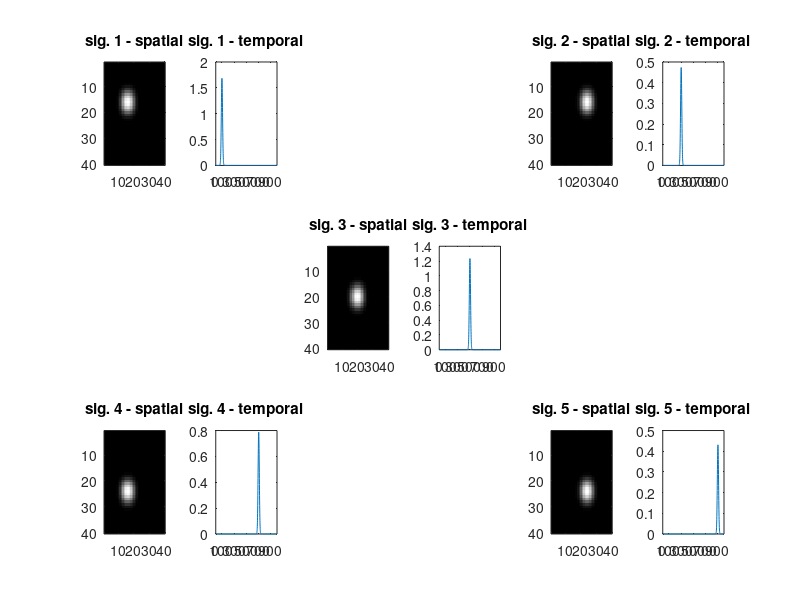
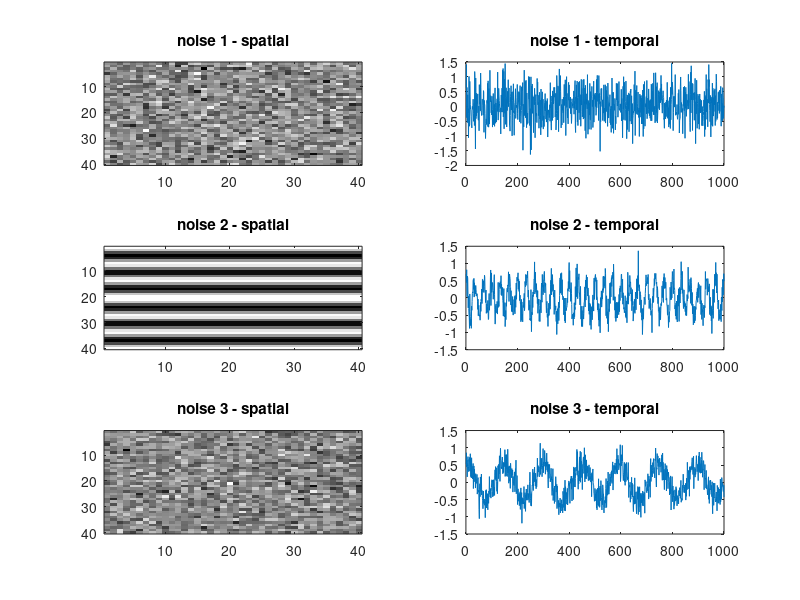

Here is the MATLAB script that generated these plots, in order: (Note: this script raises an error after producing the figures.)
%% %%%%%%%%%%%%%%%%%%%%%%%%%%%% SIMULATION %%%%%%%%%%%%%%%%%%%%%%%%%%%%%
clear; close all; 
addpath("C:\Users\orica\Dropbox\fcns_and_decript");
addpath('C:\Users\orica\Dropbox\master degree\codes');
global fs 
T = 1000; fs = 100;
P = 1600;
m = sqrt(P);
signals = struct;
noises = struct;
% colors = [0 0 1; 0 1 0; 0 1 1; 1 0 0; 1 0 1];
stim_time = 10:20:90;
noiseSig = 0.5; % STD of the noise, change to 0.3 for theoretical SNR = 0 
runSummary = cell(4,1);
%% construct signals
[I,J] = ndgrid(1:m,1:m); r = 4; 
locs = [0.25 0.25; 0.25 0.75; 0.5 0.5; 0.75 0.25; 0.75 0.75]; 
locs = [0.4 0.4; 0.4 0.6; 0.5 0.5; 0.6 0.4; 0.6 0.6]; 
DC = 0.02; 
figure;ind2plot = [1,5,9,13,17];
amp = rand(1,5)*2; % [1.63 1.81 0.25 1.83 1.26
for i=1:5
    signals(i).time = amp(i)/0.4*normpdf(0:0.1:(T-1)/10,stim_time(i),1);
    signals(i).space = imgaussfilt(double((I-m*locs(i,1)).^2+(J-m*locs(i,2)).^2<r^2),sqrt(r))+DC; % what is larger than r^2 is 1 (white), what is smaller is 0 (black)
    subplot(3,6,ind2plot(i)) 
    imagesc(signals(i).space); colormap(gray);
    title(['sig. ' num2str(i) ' - spatial']);
    subplot(3,6,ind2plot(i)+1)
    plot(signals(i).time);
    title(['sig. ' num2str(i) ' - temporal']);
    xticks([0 100:200:T]);
end
% figure;imagesc(signals(1).space +signals(2).space +signals(3).space +signals(4).space +signals(5).space);
%% construct noise
t = linspace(0,(T-1)./fs,T);
[I1,I2] = ndgrid([repmat(linspace(0,2*pi,m/2),1,2)]',[repmat(linspace(0,2*pi,m/2),1,2)]);
noises(1).time = normrnd(0,noiseSig,T,1);
noises(1).space = normrnd(0,1,m,m);%cos(I1);
noises(2).time = noiseSig*cos(2*pi*3.*t')+normrnd(0,noiseSig/2,T,1);
noises(2).space = cos(3.*I1);
noises(3).time = noiseSig*cos(2*pi*0.67.*t')+normrnd(0,noiseSig/2,T,1);
noises(3).space = normrnd(0,1,m,m);
figure; ind2plot = [1,3,5];
for i=1:length(noises)
    subplot(3,2,ind2plot(i))
    imagesc(noises(i).space); colormap(gray);
    title(['noise ' num2str(i) ' - spatial']);
    subplot(3,2,ind2plot(i)+1)
    plot(noises(i).time);
    title(['noise ' num2str(i) ' - temporal']);
end
%% construct Z and show 9 frames
Z = zeros(m*m,T); % preallocate memory
for i = 1:T
    Z(:,i) = reshape( ...
        signals(1).time(i)*signals(1).space+signals(2).time(i)*signals(2).space+...
        signals(3).time(i)*signals(3).space+signals(4).time(i)*signals(4).space+...
        signals(5).time(i)*signals(5).space+...
        noises(1).time(i)*noises(1).space+...
        noises(2).time(i)*noises(2).space+...
        noises(3).time(i)*noises(3).space...
        ,[],1);
end
% for i=1:size(Z,1) % iterate pixels and add exponential trend)
%     ZZ(i,:) = Z(i,:)+(0.5.*exp(-t./4));
% end
% figure; suptitle('the recorded signal (Z) at random frames');
% ind2show = sort([100;502;899;randi(1000,7,1)]);
% for i=1:length(ind2show)
%     subplot(2,5,i)
%     imshow(reshape(Z(:,ind2show(i)),m,[])); colormap(gray);
%     title(['Frame #: ' num2str(ind2show(i))]);
% end
theoreticalSig = zeros(length(signals(1).time),length(signals));
for i=1:length(signals)
    theoreticalSig(:,i) = normpdf(0:0.1:(T-1)/10,stim_time(i),1);
end
[ZZ,ZZZ,ZZZZ,betas] = GLM_VSDI(Z,[0.67 3],theoreticalSig);
mapGLM = rshp(betas(6:end,:)');
retinotopicMapGLM = retinotopicMapFromIndividualMaps(mapGLM,2);
%% calc performance measures between theoretical signal and plain average 
for i=1:length(signals)
    [~,I] = max(signals(i).time);
    mapORIG(:,:,i) = reshape(mean(ZZ(:,I-25:I+25),2),40,40);
    [origMSE(i),origPSNR(i),origCNR(i),origMSSIM(i),origCorr(i),origCP(i)] = getPerformance( mapORIG(:,:,i),signals(i).space,signals(i).space~=DC,signals(i).space==DC);
%     figure;imagesc(reshape(mean(Z(:,I-25:I+25),2),40,40));
end
retinotopicMapOrig = retinotopicMapFromIndividualMaps(mapORIG,2);
%% ============================= TSCA ===================================
noiseNew.time = eye(T)/T; noiseNew.space = []; map = zeros(m,m,length(signals));
noise2New.time = createToeplitz(0.67,0.1,1,1,T); noise2New.space = [];%cos(2*pi*3.*t')+normrnd(0,noiseSig/2,T,1);
noise3New.time = createToeplitz(3,0.1,1,1,T); noise3New.space = [];%cos(2*pi*0.67.*t')+normrnd(0,noiseSig/2,T,1);
for i=1:length(signals)
    sig.time = normpdf(0:0.1:(T-1)/10,stim_time(i),1);
%     [projected,components,D,Alpha,output] = tscaFunc(Z - mean(Z(:)),sig,[noiseNew noise2New noise3New],[1 -0.2*ones(1,3)],100,1);
    [projected,components,D,Alpha,output] = tscaFunc(ZZZ - mean(ZZZ(:)),sig,[noiseNew],[1 -0.2*ones(1,1)],100,1);
%     [projected,components,D,Alpha,output] = tscaFunc(Z - mean(Z(:)),sig,[noiseNew noise2New noise3New signals(setdiff(1:5,i))],[1 -0.2*ones(1,7)],100,1);
%     tscaAnalyze(output,3,[],4,T);
    [correlation(i),I] = max(corr(abs(projected'),sig.time')); % get the index of component with highest correlation to original signal
    map(:,:,i) = abs(reshape(components(:,I),m,m));
    [tscaMSE(i),tscaPSNR(i),tscaCNR(i),tscaMSSIM(i),tscaCorr(i),tscaCP(i)] = getPerformance(map(:,:,i),signals(i).space,signals(i).space~=DC,signals(i).space==DC);
end
retinotopicMapTSCA = retinotopicMapFromIndividualMaps(map,correlation,2);
% [maxmap,maxind] = max(map,[],3); maxmap = maxmap(:); maxind = maxind(:);
% % map22 = colors(maxind,:); map22(maxmap(:)< prctile(maxmap(:),70),:) = repmat([0 0 0],length(find(maxmap(:)< prctile(maxmap(:),70))),1);
% retinotopicMap = hsv2rgb(maxind/length(unique(maxind)),ones(size(maxind)),(maxmap-min(maxmap))./(max(maxmap)-min(maxmap)));
% figure;imagesc(reshape(retinotopicMap,40,40,3));
%% ========================== Nadav's method ===========================
mapN = zeros(m,m,length(signals));
for i=1:length(signals)
    thisSig = ZZZ(:,stim_time(i)*10-99:stim_time(i)*10+100); 
    [ind_mx1 w_mx i_rx w_rx]=xplmts(thisSig,80,mean(thisSig(:)),[0.9 1.1],[mean(thisSig(:))+2*std(thisSig(:)) 30],3);
    mapN(:,:,i) = reshape(ind_mx1,40,40);
%     figure;imagesc(reshape(mapN(:,:,i),40,40));colormap(gray);
    [nadavMSE(i),nadavPSNR(i),nadavCNR(i),nadavMSSIM(i),nadavCorr(i),nadavCP(i)] = getPerformance(mapN(:,:,i),signals(i).space,signals(i).space~=DC,signals(i).space==DC);
end
retinotopicMapNADAV = retinotopicMapFromIndividualMaps(mapN,3);
%% ======================== Correlation method =========================
normalizedZ = (ZZ-mean(ZZ,2))./std(ZZ,[],2);
mapsCorr = normalizedZ*theoreticalSig; mapsCorr = rshp(mapsCorr);
retinotopicMapCorr = retinotopicMapFromIndividualMaps(mapsCorr,2);

%% ========================== T_max method =============================
refff = normpdf(0:0.1:(T-1)/10,10,1);
for i=1:size(ZZZ,1)
    [rtemp,lags] = xcorr(ZZZ(i,:),refff);
    [r(i),I] = max(rtemp);
    tmax(i) = lags(I);
end
tmax(r<mean(r)+0*std(r)) = -100;
A = tmax;
B = [-100, 0:200:800];  
[~,I] = min(abs(bsxfun(@minus,A,B')));
Anew = B(I);
for i=1:length(signals)
    temp = zeros(size(Anew))';
    temp(Anew == B(i+1)) = 1;
    temp(temp==1) = r(temp==1);
    mapT(:,:,i) = reshape(temp,40,40);
    [T_MSE(i),T_PSNR(i),T_CNR(i),T_MSSIM(i),T_corr(i),T_CP(i)] = getPerformance(mapT(:,:,i),signals(i).space,signals(i).space~=DC,signals(i).space==DC);
end
retinotopicMapTmax = retinotopicMapFromIndividualMaps(mapT,2,'Tmax',80);
% tmax2 = Anew';
% tmax2(tmax2>=0) = (tmax2(tmax2>=0)./100+2)./2; tmax22 = zeros(length(tmax2),3);% transform 0,200,400,600,800 to 1,2,3,4,5 
% tmax22(tmax2>0,:) = colors(tmax2(tmax2>0),:);
% figure;imagesc(reshape(tmax22,40,40,3));
% close all;
runSummary{1} = [origMSE;origPSNR;origCNR;origMSSIM;origCorr;origCP];
runSummary{2} = [nadavMSE;nadavPSNR;nadavCNR;nadavMSSIM;nadavCorr;nadavCP];
runSummary{3} = [tscaMSE;tscaPSNR;tscaCNR;tscaMSSIM;tscaCorr;tscaCP];
runSummary{4} = [T_MSE;T_PSNR;T_CNR;T_MSSIM;T_corr;T_CP];

%% Compare results
ORIG = cat(3,runSummary{1,:});
NADAV = cat(3,runSummary{2,:}); NADAV(isnan(NADAV)) = 0;
TSCA = cat(3,runSummary{3,:});
Tmax = cat(3,runSummary{4,:}); Tmax(isinf(Tmax)) = 100; Tmax(isnan(Tmax)) = 0;
Title = {'MSE','PSNR','CNR','MSSIM','Corr','CP'};
Title2 = {'TSCA','T max','Nadav','Original'};
retMaps = {retinotopicMapTSCA,retinotopicMapTmax,retinotopicMapNADAV,retinotopicMapOrig};
% figure(kk);suptitle(['Noise STD = ' num2str(noiseSig(kk))]); 
figure(kk*10);suptitle(['Theoretical SNR = ' num2str(10*log10(0.3/noiseSig))]);
figure(kk*100);suptitle(['Theoretical SNR = ' num2str(10*log10(0.3/noiseSig))]);
for i=1:6 % iterate the 6 performance measures
%     figure(kk);
%     subplot(2,3,i); 
%     hold on;
%     plot(mean(TSCA(i,:,:),3),'*r','MarkerSize',10);
%     plot(mean(Tmax(i,:,:),3),'*g','MarkerSize',10);
%     plot(mean(NADAV(i,:,:),3),'*k','MarkerSize',10);
%     plot(mean(ORIG(i,:,:),3),'*b','MarkerSize',10);
%     legend('tsca','T','Nadav','orig'); title([Title{i} ' between reconstructed and original image']); ylabel(Title{i}); xlabel('sig #');
    figure(kk*10);
    subplot(2,3,i) 
    boxplot([squeeze(mean(TSCA(i,:,:),2)) squeeze(mean(Tmax(i,:,:),2)) squeeze(mean(NADAV(i,:,:),2)) squeeze(mean(ORIG(i,:,:),2))],char({'tsca';'T';'Nadav';'orig'}));
    title(Title{i});
    if i<=4
       figure(kk*100);
       subplot(2,2,i)
       imagesc(reshape(retMaps{i},40,40,3)); title([Title2{i} ' Retinotopic Map']);
       
    end
end

